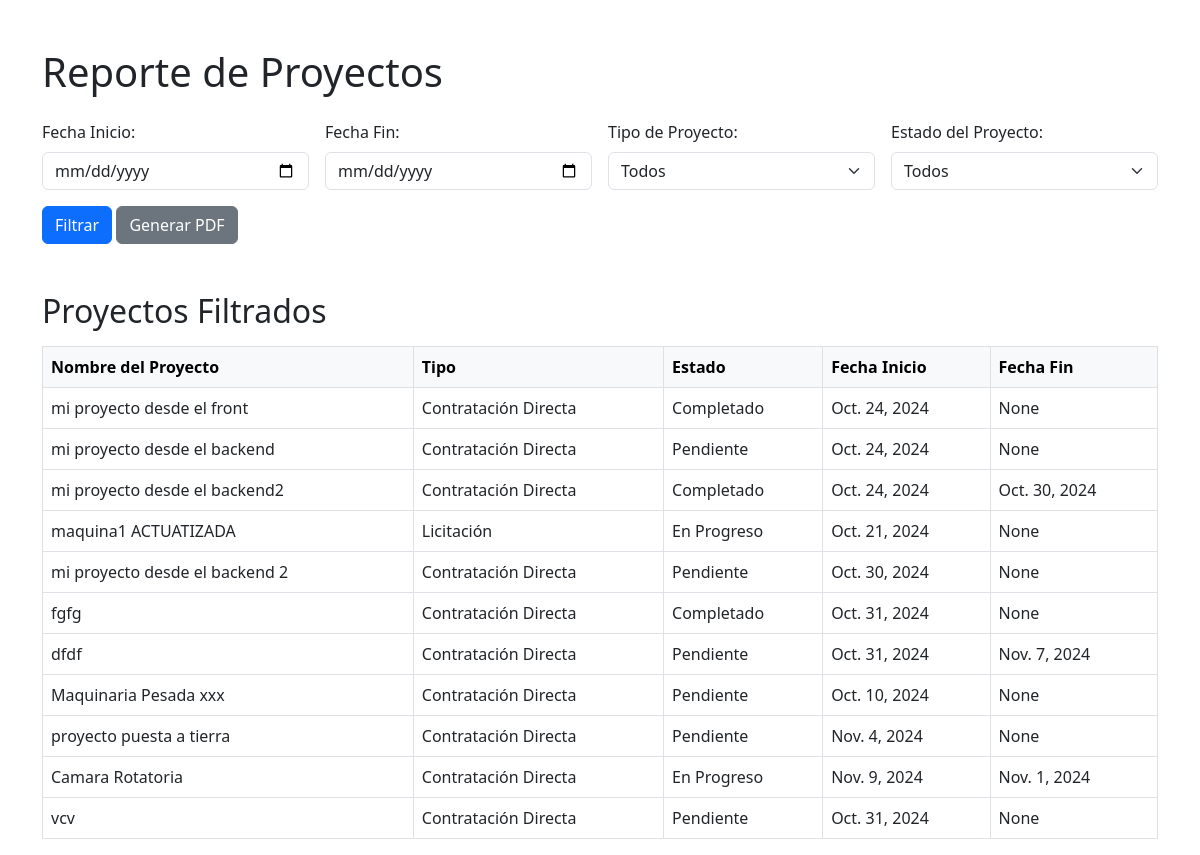
The page /project_report/ (signed in) on the database its author committed.
### projects/models.py (models this page shows, shortened)
class AuditModel(models.Model):
    created = models.DateTimeField(auto_now_add=True, verbose_name="Fecha Creación")
    updated_at = models.DateTimeField(auto_now=True, verbose_name="Fecha Actualización")
    deleted_at = models.DateTimeField(null=True, blank=True, verbose_name="Fecha Eliminación")
    is_active = models.BooleanField(default=True, verbose_name="Activo")
    class Meta:
        abstract = True

class Project(AuditModel):
    PROJECT_STATUS_CHOICES = [
        ('pendiente', 'Pendiente'),         # Pendiente
        ('en_progreso', 'En Progreso'), # En Proceso
        ('completado', 'Completado'),     # Terminado
    ]
    PROJECT_TYPE_CHOICES = [
        ('licitacion', 'Licitación'),            # Licitación
        ('contratacion_directa', 'Contratación Directa'),  # Contratación directa
    ]
    code = models.CharField(max_length=20, unique=True, verbose_name="Proyecto Codigo")
    name = models.CharField(max_length=200, unique=True, verbose_name="Proyecto Nombre")
    description = models.TextField(blank=True, verbose_name="Proyecto Descripcion")
    start_date = models.DateField(verbose_name="Fecha Inicio Proyecto")
    end_date = models.DateField(null=True, blank=True, verbose_name="Fecha Final Proyecto")
    project_status = models.CharField(max_length=20, choices=PROJECT_STATUS_CHOICES, default='pendiente', verbose_name="Proyecto Estado")
    project_type = models.CharField(max_length=30, choices=PROJECT_TYPE_CHOICES, default='contratacion_directa', verbose_name="Proyecto Tipo")
    photo_signed_contract = models.ImageField(upload_to="contrato_firmado",null = True, blank= True, verbose_name="Contrato Firmado")
    photo_proposed_contract = models.ImageField(upload_to="contrato_propueso",null = True, blank= True, verbose_name="Contrato Propuesto")
    user = models.ForeignKey(User, on_delete=models.CASCADE)# Empleado que herede de user
    is_active = models.BooleanField(default=True, verbose_name="Activo")

### projects/views.py (the view, shortened to what this page needs)
# urls.py: path('project_report/', views.project_report, name='project_report'),
@login_required
def project_report(request):
    start_date = request.GET.get('start_date')
    end_date = request.GET.get('end_date')
    project_type = request.GET.get('project_type')
    project_status = request.GET.get('project_status')  # Nuevo filtro por estado del proyecto
    projects = Project.objects.all()
    if start_date:
        projects = projects.filter(start_date__gte=start_date)
    if end_date:
        projects = projects.filter(end_date__lte=end_date)
    if project_type:
        projects = projects.filter(project_type=project_type)
    if project_status:
        projects = projects.filter(project_status=project_status)
    context = {
        'projects': projects,
        'start_date': start_date,
        'end_date': end_date,
        'project_type': project_type,
        'project_status': project_status,
        'now': timezone.now(),  # Fecha y hora actual
    }
    return render(request, 'project_report.html', context)

### projects/templates/project_report.html (shortened to what this page needs)
<!DOCTYPE html>
<html lang="en">
<head>
    <link href="https://cdn.jsdelivr.net/npm/bootstrap@5.3.0/dist/css/bootstrap.min.css" rel="stylesheet">
</head>
<body class="container mt-5">
    <h1 class="mb-4">Reporte de Proyectos</h1>
    <form method="get" action="{% url 'project_report' %}" class="row g-3">
        <div class="col-md-3">
            <label for="start_date" class="form-label">Fecha Inicio:</label>
            <input type="date" name="start_date" id="start_date" class="form-control" value="{{ start_date }}">
        </div>
        <div class="col-md-3">
            <label for="end_date" class="form-label">Fecha Fin:</label>
            <input type="date" name="end_date" id="end_date" class="form-control" value="{{ end_date }}">
        </div>
        <div class="col-md-3">
            <label for="project_type" class="form-label">Tipo de Proyecto:</label>
            <select name="project_type" id="project_type" class="form-select">
                <option value="">Todos</option>
            </select>
        </div>
        <div class="col-md-3">
            <label for="project_status" class="form-label">Estado del Proyecto:</label>
            <select name="project_status" id="project_status" class="form-select">
                <option value="">Todos</option>
            </select>
        </div>
        <div class="col-12">
            <button type="submit" class="btn btn-primary">Filtrar</button>
            <a href="?pdf=1&start_date={{ start_date }}&end_date={{ end_date }}&project_type={{ project_type }}&project_status={{ project_status }}" class="btn btn-secondary">Generar PDF</a>
        </div>
    </form>
    <h2 class="mt-5">Proyectos Filtrados</h2>
    <table class="table table-bordered mt-3">
        <thead class="table-light">
            <tr>
                <th>Nombre del Proyecto</th>
                <th>Tipo</th>
                <th>Estado</th>
                <th>Fecha Inicio</th>
                <th>Fecha Fin</th>
            </tr>
        </thead>
        <tbody>
            {% for project in projects %}
                <tr>
                    <td>{{ project.name }}</td>
                    <td>{{ project.get_project_type_display }}</td>
                    <td>{{ project.get_project_status_display }}</td>
                    <td>{{ project.start_date }}</td>
                    <td>{{ project.end_date }}</td>
                </tr>
            {% endfor %}
        </tbody>
    </table>
</body>
</html>

### rows shown on the page
Project: name "mi proyecto desde el front", project_type "Contratación Directa", project_status "Completado", start_date "Oct. 24, 2024", end_date "None"
Project: name "mi proyecto desde el backend", project_type "Contratación Directa", project_status "Pendiente", start_date "Oct. 24, 2024", end_date "None"
Project: name "mi proyecto desde el backend2", project_type "Contratación Directa", project_status "Completado", start_date "Oct. 24, 2024", end_date "Oct. 30, 2024"
Project: name "maquina1 ACTUATIZADA", project_type "Licitación", project_status "En Progreso", start_date "Oct. 21, 2024", end_date "None"
Project: name "mi proyecto desde el backend 2", project_type "Contratación Directa", project_status "Pendiente", start_date "Oct. 30, 2024", end_date "None"
Project: name "fgfg", project_type "Contratación Directa", project_status "Completado", start_date "Oct. 31, 2024", end_date "None"
Project: name "dfdf", project_type "Contratación Directa", project_status "Pendiente", start_date "Oct. 31, 2024", end_date "Nov. 7, 2024"
Project: name "Maquinaria Pesada xxx", project_type "Contratación Directa", project_status "Pendiente", start_date "Oct. 10, 2024", end_date "None"
Project: name "proyecto puesta a tierra", project_type "Contratación Directa", project_status "Pendiente", start_date "Nov. 4, 2024", end_date "None"
Project: name "Camara Rotatoria", project_type "Contratación Directa", project_status "En Progreso", start_date "Nov. 9, 2024", end_date "Nov. 1, 2024"
Project: name "vcv", project_type "Contratación Directa", project_status "Pendiente", start_date "Oct. 31, 2024", end_date "None"
